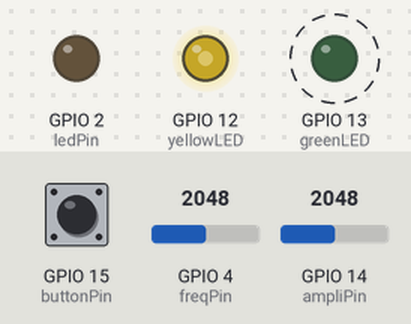
This program was run on a simulated ESP32. Parts: output pins drawn as LEDs (lit = HIGH). Dashed ring = blinking. Inputs (shaded band) come from the test bench; at power-on: GPIO 14 (ampliPin) = 2048, GPIO 15 (buttonPin) HIGH, GPIO 4 (freqPin) = 2048. What the program prints to the serial monitor is not drawn.

Above: at 2.8 s.
2.9 s: GPIO 14 (ampliPin) set to 1228
At 3.8 s:
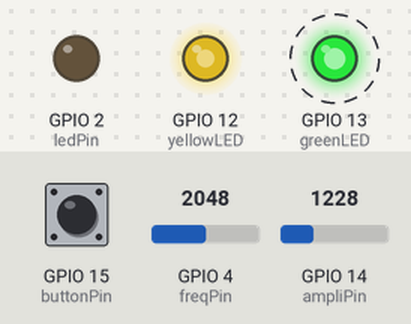
7.1 s: GPIO 15 (buttonPin) pulled LOW for 1.3 s
At 11.7 s:
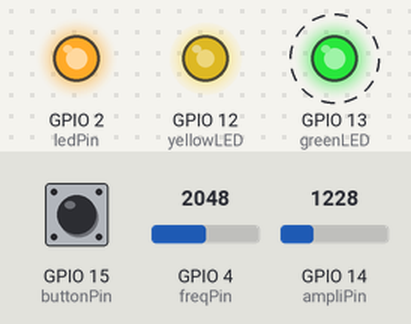
12.6 s: GPIO 14 (ampliPin) set to 491
At 13.4 s:
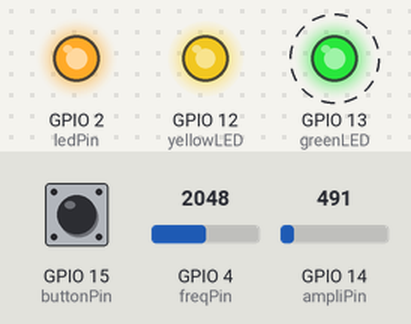
16.8 s: GPIO 14 (ampliPin) set to 4095
At 17.5 s:
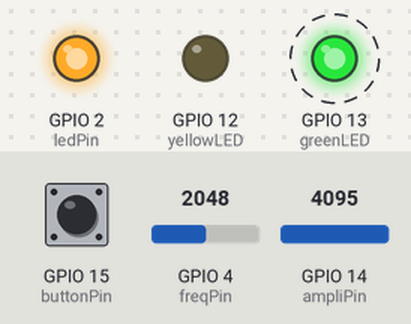
21.0 s: GPIO 14 (ampliPin) set to 3603
At 23.8 s:
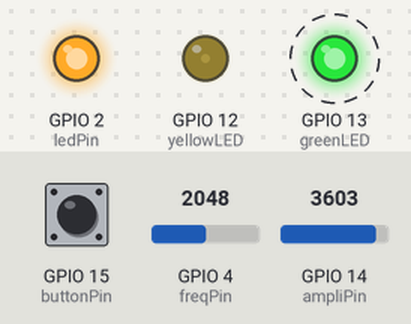
25.2 s: GPIO 14 (ampliPin) set to 2866
At 27.7 s:
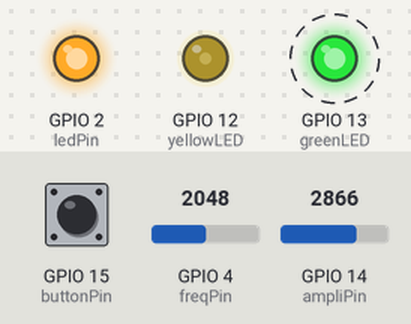
Timing chart, 0 to 30.4 s (numbered marks = the images above; inputs shaded):
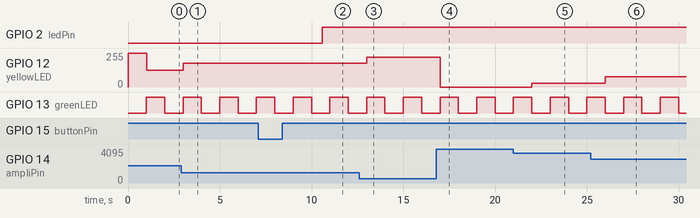

Measured:
- after the input at 2.9 s, GPIO 12 (yellowLED): 127/255 → 178/255 after 0.10 s
- after the input at 7.1 s, GPIO 2 (ledPin): LOW → HIGH after 3.5 s
- after the input at 12.6 s, GPIO 12 (yellowLED): 178/255 → 224/255 after 0.41 s
- after the input at 16.8 s, GPIO 12 (yellowLED): 224/255 → 0/255 after 0.20 s
- after the input at 21.0 s, GPIO 12 (yellowLED): 0/255 → 30/255 after 1.0 s
- after the input at 25.2 s, GPIO 12 (yellowLED): 30/255 → 76/255 after 0.80 s
- by itself, GPIO 13 (greenLED): alternates HIGH for 1.0 s and LOW for 1.0 s

The program:

main.cpp
```cpp
#include <Arduino.h>
//! Potentiometer 1, controls frequency (heart rate)
#define freqPin 4
//! Potentiometer 2, controls amplitude (systolic/diastolic pressure)
#define ampliPin 14
#define ledPin 2
#define greenLED 13
#define yellowLED 12
#define buttonPin 15

hw_timer_t *My_timer = NULL;

const int maxArrays = 3;
int selectedArray = 0;
//! Contains 3 rhytms: Normal, Tachycardia, Fibrilation:
int arrBeats[maxArrays][40] = {
  {66, 66, 66, 66, 66, 72, 78, 82, 78, 72, 70, 66, 66, 66, 66, 66, 90, 132, 180, 255, 160, 132, 72, 0, 31, 66, 66, 66, 66, 66, 70, 82, 90, 86, 72, 66, 66, 66, 66, 66},
  {66, 66, 66, 90, 180, 255, 60, 66, 78, 60, 66, 66, 66, 90, 180, 255, 60, 66, 78, 60, 66, 66, 66, 90, 180, 255, 60, 66, 78, 60, 66, 66, 66, 90, 180, 255, 60, 66, 78, 60},
  {66, 88, 92, 76, 66, 60, 78, 92, 110, 92, 78, 66, 80, 98, 76, 60, 66, 82, 92, 66, 66, 88, 92, 76, 66, 60, 78, 92, 110, 92, 78, 66, 80, 98, 76, 60, 66, 82, 92, 66}
};

// Variables used to determine frequency, amplitude, and base information in regards to heartrate:
float bpm = 40;
float signalStr = 1;
float corrigatedStr = 1;
float baseline = 66;
int freq;
int amp;
bool flatline = false;

//! Bool used for debounce of button press.
volatile bool state = LOW;

// Prototyping of functions:
void IRAM_ATTR onTimer();
void heartBeat();
void switchBeat();
void flatlineCheck();
float floatMap(float x, float in_min, float in_max, float out_min, float out_max);

//! Set up relevant pins, timer interrupt, and event interrupt.
void setup() {
  Serial.begin(115200);

  pinMode(ledPin, OUTPUT);
  pinMode(greenLED, OUTPUT);
  pinMode(yellowLED, OUTPUT);
  pinMode(buttonPin, INPUT_PULLUP);

  My_timer = timerBegin(0, 80, true);
  timerAttachInterrupt(My_timer, &onTimer, true);
  timerAlarmWrite(My_timer, 1000000, true);
  timerAlarmEnable(My_timer); //Just Enable

  attachInterrupt(digitalPinToInterrupt(buttonPin), switchBeat, FALLING);
}

//! Reattach interrupt event if it occured (to prevent debounce), call heartBeat() continuously.
void loop() {

  if (state) {
    if (digitalRead(buttonPin)) {
      attachInterrupt(digitalPinToInterrupt(buttonPin), switchBeat, FALLING);
      state = false;
    }
  }
  delay(10); // Inserted delay to avoid collision no core resulting in panic reset.
  heartBeat();
}

void changeTimer() {

}

//! Timer interrupt that reads input (potentiometers) and translates these to useful values
void IRAM_ATTR onTimer(){
  digitalWrite(greenLED, !digitalRead(greenLED));
  // digitalWrite(yellowLED, !digitalRead(yellowLED));
  freq = analogRead(freqPin);
  bpm = 60000 / floatMap(freq, 0, 4095, 40, 240);
  amp = analogRead(ampliPin);
  signalStr = floatMap(amp, 0, 4095, 0, 1);
  if (signalStr < 0.1) signalStr = 0.1;

  int timer = bpm * 1000;
  timerAlarmWrite(My_timer, timer, true);
}

//! Primary function for mimicing heartbeat. Only uses Serial Plotter (due to lack of output for DAC).
void heartBeat() {
  //! Get the number of entries in the array:
  int beats = sizeof(arrBeats[selectedArray])/sizeof(int);
  float interval = bpm/beats;
  //! Iterate across the array, printing the beat value for each.
  for (byte i = 0; i < beats; i++)
  {
          //! Normalize heartbeat
          float actualStr = signalStr * corrigatedStr;
          float baselineStr = baseline * actualStr;
          float beatStr = arrBeats[selectedArray][i] * actualStr;
          float normalizedBeatStr = beatStr - baselineStr;

          // Light up yellow LED in inverted relation. I.e. the lower the amplitude, the brighter the LED:
          int LEDoutput = floatMap(amp, 0, 4095, 255, 0);
          analogWrite(yellowLED, LEDoutput);


          //! Make the range static:
          Serial.print("Min:");
          Serial.print(-100);
          Serial.print(",");
          Serial.print("Max:");
          Serial.print(200);

          //! Plot the heart beat
          Serial.print(",");
          Serial.print("BPM:");
          Serial.println(normalizedBeatStr);
          delay(interval);
  }
  flatlineCheck();
}

//! If the "patient" is flatlining, the signal strenght (amplitude of the heartbeat) is gradually diminshed.
void flatlineCheck() {
  if (flatline) {
    corrigatedStr = corrigatedStr * 0.75;
    if (corrigatedStr < 0.1) digitalWrite(ledPin, HIGH);
  }
  //! Else, it is gradually increased until normal:
  else {
    if (corrigatedStr < signalStr) {
    corrigatedStr = corrigatedStr * 1.25;
    } else {
      corrigatedStr = 1;
    }
    if (corrigatedStr > 0.1) digitalWrite(ledPin, LOW);
  }
}

//! Helper function for translating digital value (x) to a value within a given range (out_min, out_max).
//! Where in_min is the minimum value, and in_max the maximum, e.g. 12 bit => 0 - 4095.
float floatMap(float x, float in_min, float in_max, float out_min, float out_max) {
  return (x - in_min) * (out_max - out_min) / (in_max - in_min) + out_min;
}

//! Function called on button press, changing the selected heartbeat
void switchBeat() {
  if (!state) {
    if (selectedArray < maxArrays-1)
    {
      selectedArray += 1;
      flatline = true;
    } else if (selectedArray == maxArrays-1) {
      selectedArray = 0;
      flatline = false;
      corrigatedStr = 0.5;
    }
    //! Avoid debounce by detaching interrupt after initial press, reattach in loop():
    state = true;
    detachInterrupt(digitalPinToInterrupt(buttonPin));
  }
}
```
